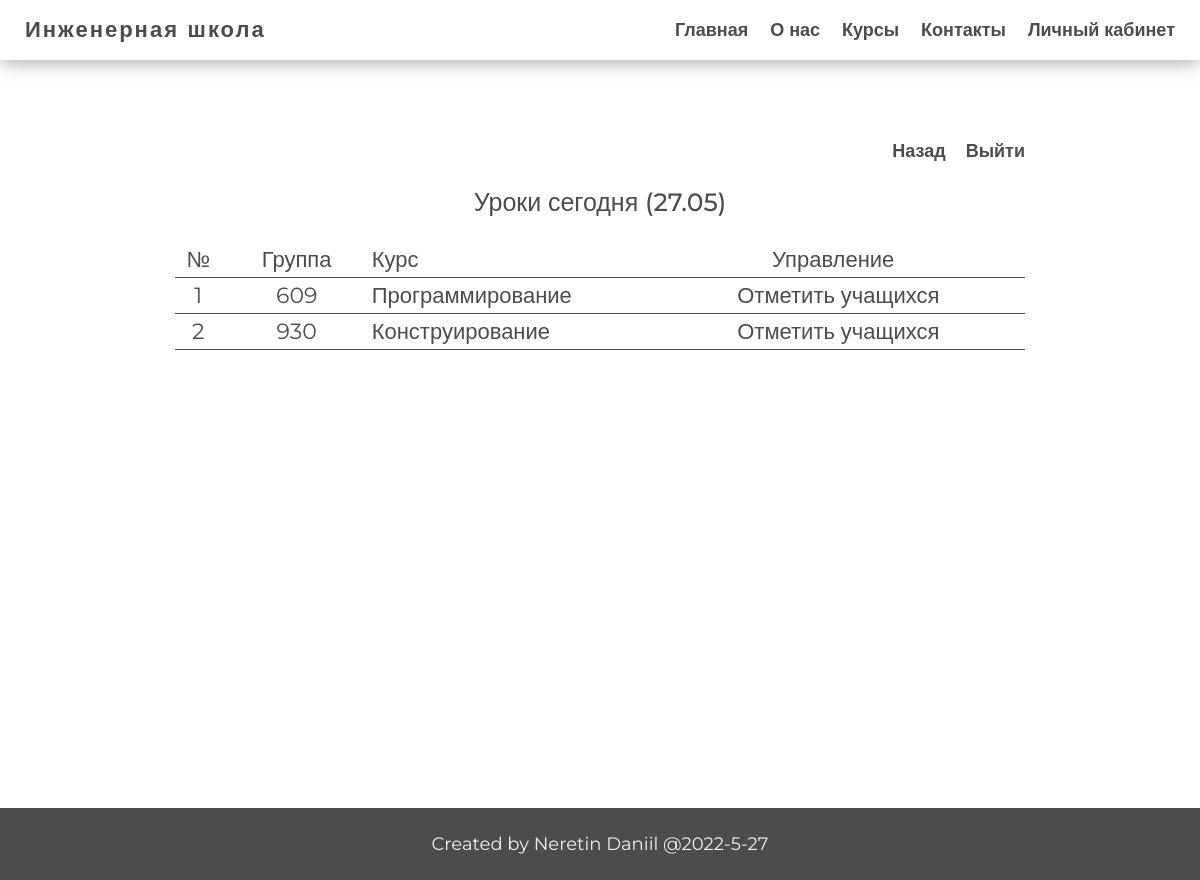
Page /teacher/visits/index.php (signed in) on the committed database.
### tables this page shows
CREATE TABLE `lessons` (
  `id_lesson` int NOT NULL,
  `date` date NOT NULL,
  `id_timetable` int NOT NULL,
  `id_teacher` int NOT NULL,
  `id_group` int NOT NULL
);

### app/db/db.php (called while the page is built, shortened)
<?php
require('connect.php');
function checkErrors($query)
{
    $errInfo = $query->errorInfo();
    return true;
}
function selectOrder($table, $sort_sql, $params = [])
{
    global $pdo;
    $sql = "select * from `$table`";
    if (!empty($params)) {
        $i = 0;
        foreach ($params as $key => $value) {
            $value = "`" . $value . "`";
            $key = "'" . $key . "'";
            if ($i === 0) {
                $sql = $sql . " WHERE $value = $key";
            } elseif ($i === 1) {
                $sql = $sql . " AND $value >= $key";
            } else {
                $sql = $sql . " AND $value <= $key";
            }
            $i++;
        }
    }
    $sql = $sql . " ORDER BY $sort_sql";
    $query = $pdo->prepare($sql);
    $query->execute();
    return $query->fetchAll();
}

### app/controllers/sort_find.php (called while the page is built, shortened)
<?php
$lessons = selectOrder('selectlessons', 'date, name_l');
$lessonsVisits = selectOrder('selectlessons', 'date, name_l', [date("Y-m-d") => 'date']);

### app/controllers/control.php (called while the page is built, shortened)
<?php
include SITE_ROOT . '/app/db/db.php';
include SITE_ROOT . '/app/controllers/sort_find.php';

### path.php (called while the page is built, shortened)
<?php
include SITE_ROOT . '/app/controllers/control.php';

### teacher/visits/index.php (the view, shortened to what this page needs)
<?php
include '../../path.php';
?>
<!DOCTYPE html>
<html lang="en">
<head>
    <?php include SITE_ROOT . '/app/include/head.php' ?>
</head>
<body>
<div class="wrapper">
    <?php include SITE_ROOT . '/app/include/header.php' ?>
    <main class="main">
        <div class="container">
            <div class="admin_pages">
                <div class="admin_table">
                    <div class="admin_menu">
                        <a href="../teacher.php?timetable_teacher">Назад</a>
                        <a href="<?php echo BASE_URL ?>logout.php">Выйти</a>
                    </div>
                    <div class="title">Уроки сегодня (<?=date('d.m')?>)</div>
                    <div class="head_table">
                        <span class="number">№</span>
                        <span class="price">Группа</span>
                        <span class="surname">Курс</span>
                        <span class="control">Управление</span>
                    </div>
                    <div class="table">
                        <?php foreach ($lessonsVisits as $key => $lesson): ?>
                            <div class="row_table">
                                <span class="number"><?= $lesson['name_l']; ?></span>
                                <span class="price"><?= $lesson['number']; ?></span>
                                <span class="surname"><?php echo $lesson['name']?></span>
                                <span class="control" >
                                <a class="add" href="note.php?id_group=<?= $lesson['id_group'] ?>&id_lesson=<?= $lesson['id_lesson'] ?>">Отметить учащихся</a>
                            </span>
                            </div>
                        <?php endforeach; ?>
                    </div>
                </div>
            </div>
        </div>
    </main>
    <?php include SITE_ROOT . '/app/include/footer.php' ?>
</div>
</body>
</html>

### css/StylePHP.css (style rules this page uses)
.admin_table { margin: 0 auto; }
.admin_pages .admin_table .head_table { padding-right: 10px; }

### rows in the picture
lessons: name_l "1", number "609", name "Программирование"
lessons: name_l "2", number "930", name "Конструирование"
